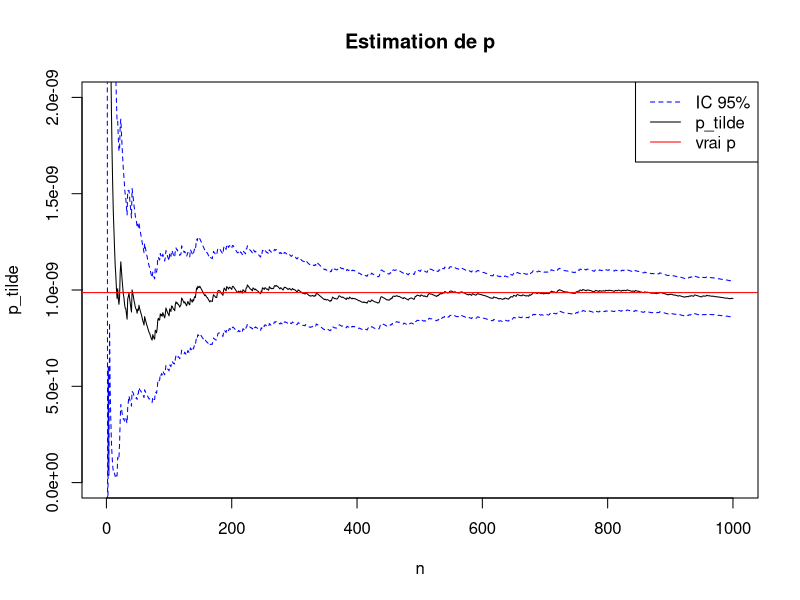
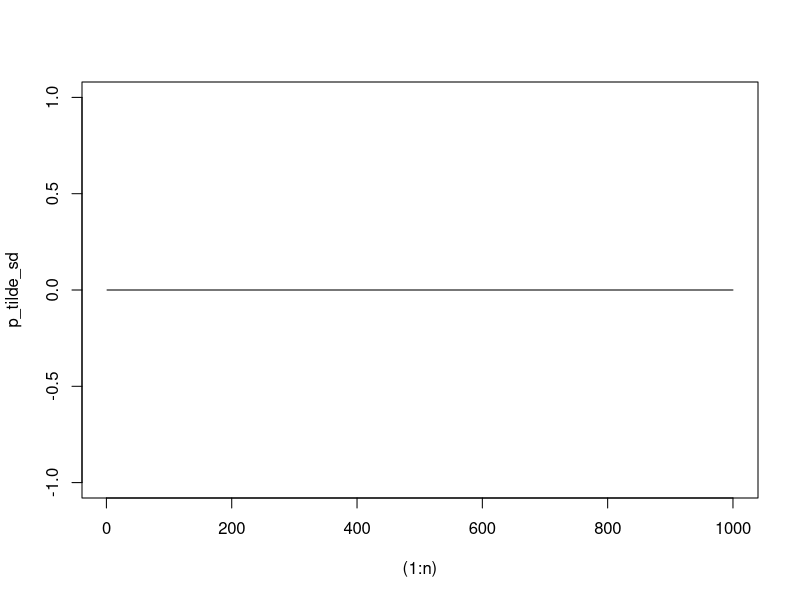
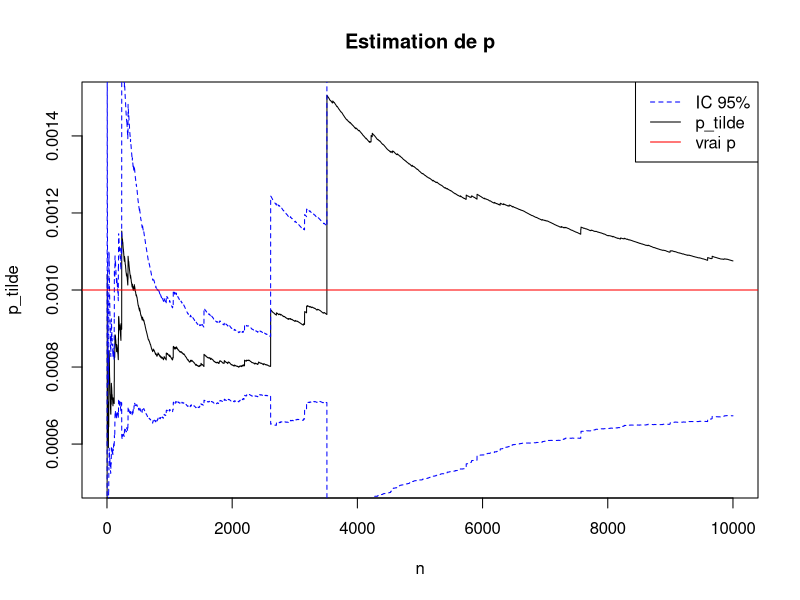
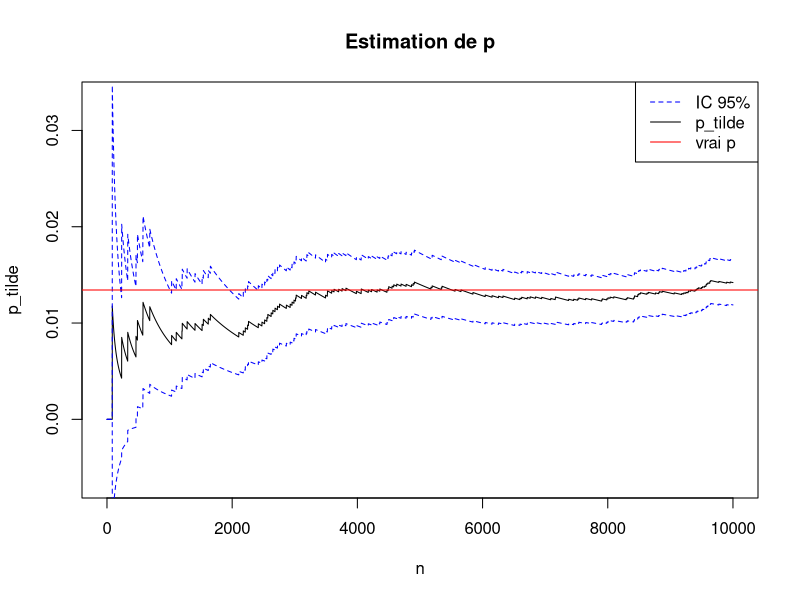
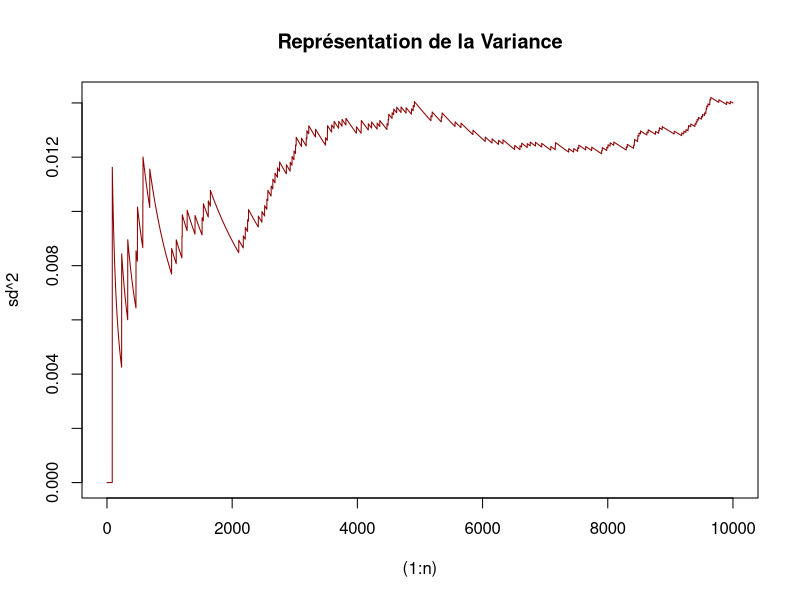
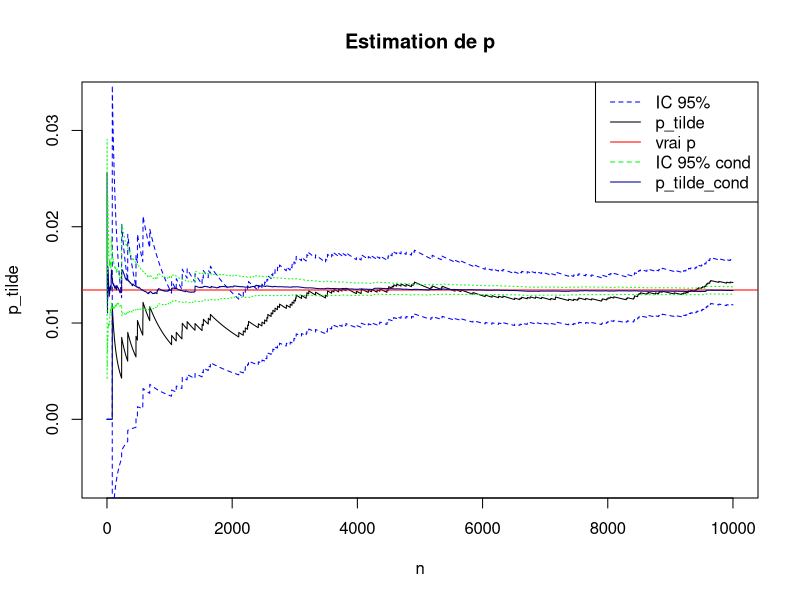
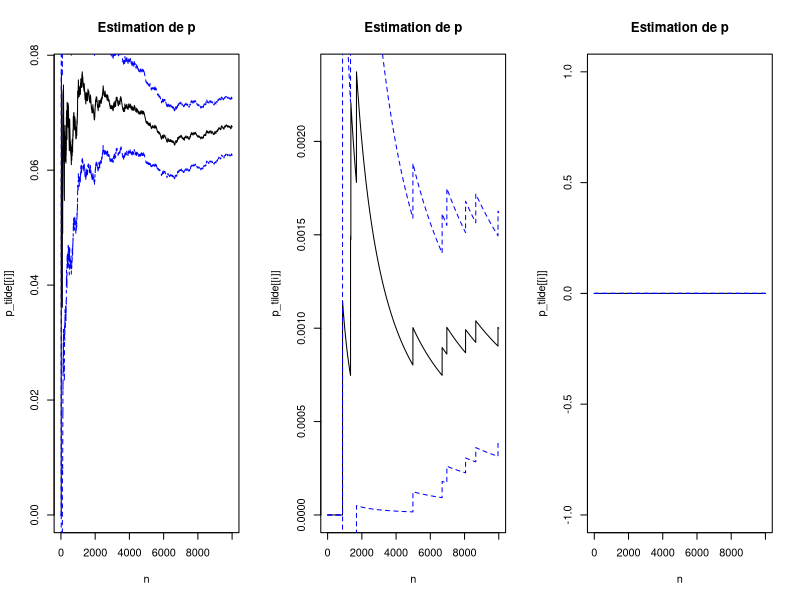
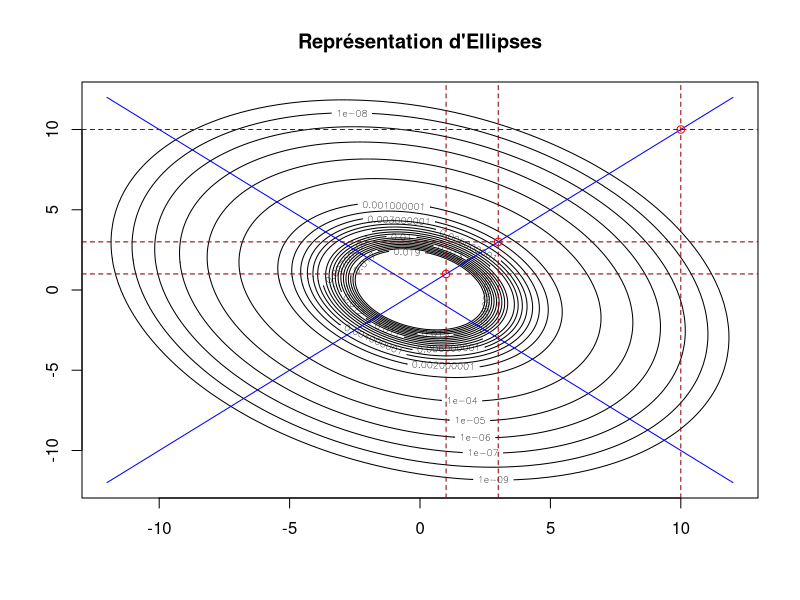

Reproduce these figures in R, in order.
## ---- chunk 1
p<-1-pnorm(6)
p
## ---- chunk 2
n<-10^5
ech<-rnorm(n)
In_bar<-sum(ech>6)
In_bar
## ---- chunk 3
n=1000
alpha=0.05
q=qnorm(1-alpha/2)
y=6+rexp(n)#On simule l'échantillonnage préférentielle (Yi)
w=exp(y-6-y^2/2)/sqrt(2*pi)
p_tilde=cumsum(w)/(1:n)
sd=sqrt(cumsum(w^2)/(1:n)-p_tilde^2)
r=q*sd/sqrt((1:n))
p_tilde_min=p_tilde-r
p_tilde_max=p_tilde+r
plot((1:n),p_tilde,type="l",ylim = c(0,2.0e-9),main = "Estimation de p", xlab = "n")
lines((1:n),p_tilde_min,type="l",lty=2,col="blue")
lines((1:n),p_tilde_max,type="l",lty=2,col="blue")
abline(h=1-pnorm(6),col="red")#la valeur vraie.
legend("topright",c("IC 95%","p_tilde","vrai p"),col = c("blue","black","red"),lty = c(2,1,1))
## ---- chunk 4
p<-0.001
n<-1000
X<-((1-runif(n))^(-1/3)>10)
p_tilde_sd<-cumsum(X)/(1:n)
plot((1:n),p_tilde_sd,type = "l")
## ---- chunk 5
n<-10000
alpha=0.05
q=qnorm(1-alpha/2)
y<-10+rexp(n)
w<-exp(y-10)*3*y^(-4)*(y>=1)
p_tilde=cumsum(w)/(1:n)
sd=sqrt(cumsum(w^2)/(1:n)-p_tilde^2)
r=q*sd/sqrt((1:n))
p_tilde_min=p_tilde-r
p_tilde_max=p_tilde+r
plot((1:n),p_tilde,type="l",ylim = c(0.0005,0.0015), main = "Estimation de p", xlab = "n")
lines((1:n),p_tilde_min,type="l",lty=2,col="blue")
lines((1:n),p_tilde_max,type="l",lty=2,col="blue")
abline(h=0.001,col="red")#la valeur vraie.
legend("topright",c("IC 95%","p_tilde","vrai p"),col = c("blue","black","red"),lty = c(2,1,1))
## ---- chunk 6
n<-10000
p<-2*exp(-5)-exp(-10)
#x<--log(runif(n))
#y<--1/2*log(runif(n)/2)
#ça marche pas très bien avec méthode d'inversion. pourquoi ?
x<-rexp(n,1)
y<-rexp(n,2)
phi<-(x+y>5)
p_tilde<-cumsum(phi)/(1:n)
sd=sqrt(cumsum(phi^2)/(1:n)-p_tilde^2)
r=q*sd/sqrt((1:n))
p_tilde_min=p_tilde-r
p_tilde_max=p_tilde+r
plot((1:n),p_tilde,type="l",ylim=c(p-0.02,p+0.02), main = "Estimation de p", xlab = "n")
lines((1:n),p_tilde_min,type="l",lty=2,col="blue")
lines((1:n),p_tilde_max,type="l",lty=2,col="blue")
abline(h=p,col="red")#la valeur vraie.
legend("topright",c("IC 95%","p_tilde","vrai p"),col = c("blue","black","red"),lty = c(2,1,1))
## ---- chunk 7
plot((1:n),sd^2,type="l",col="darkred",main = "Représentation de la Variance")
## ---- chunk 8
phi_prime<-(y<5)*exp(y-5)+(y>5)
p_tilde_cond<-(cumsum(phi_prime))/(1:n)
sd_cond=sqrt(cumsum(phi_prime^2)/(1:n)-p_tilde_cond^2)
r_cond=q*sd_cond/sqrt((1:n))
p_tilde_min_cond=p_tilde_cond-r_cond
p_tilde_max_cond=p_tilde_cond+r_cond
plot((1:n),p_tilde,type="l",ylim=c(p-0.02,p+0.02), main = "Estimation de p", xlab = "n")
lines((1:n),p_tilde_min,type="l",lty=2,col="blue")
lines((1:n),p_tilde_max,type="l",lty=2,col="blue")
abline(h=p,col="red")#la valeur vraie.
legend("topright",c("IC 95%","p_tilde","vrai p","IC 95% cond","p_tilde_cond"),col = c("blue","black","red","green","darkblue"),lty = c(2,1,1))
lines((1:n),p_tilde_cond,type="l",col="darkblue")
lines((1:n),p_tilde_min_cond,type="l",lty=3,col="green")
lines((1:n),p_tilde_max_cond,type="l",lty=3,col="green")
## ---- chunk 9
library(MASS)
n=10000
alpha=0.05
q=qnorm(1-alpha/2)
gamma <- matrix(c(4,-1,-1,4),nrow = 2)
X=mvrnorm(n,rep(0,2),gamma)
x<-X[,1]
y<-X[,2]
a<-c(1,3,10)
phi<-list()
p_tilde<-list()
sd<-list()
r<-list()
p_tilde_min<-list()
p_tilde_max<-list()
par(mfrow=c(1,3))
for (i in (1:3)){
  phi[[i]]<-as.numeric(x>=a[i])*as.numeric(y>=a[i])
  p_tilde[[i]]<-cumsum(phi[[i]])/(1:n)
  sd[[i]]<-sqrt(cumsum(phi[[i]]^2)/(1:n)-p_tilde[[i]]^2)
  r[[i]]=q*sd[[i]]/sqrt((1:n))
  p_tilde_min[[i]]=p_tilde[[i]]-r[[i]]
  p_tilde_max[[i]]=p_tilde[[i]]+r[[i]]
  plot((1:n),p_tilde[[i]],type="l", main = "Estimation de p", xlab = "n")
  lines((1:n),p_tilde_min[[i]],type="l",lty=2,col="blue")
  lines((1:n),p_tilde_max[[i]],type="l",lty=2,col="blue")
  #legend("bottomright",c("IC 95%","p_tilde"),col = c("blue","black"),lty = c(2,1))
  }
## ---- chunk 10
par(mfrow=c(1,1))
## ---- chunk 11

f=function(x,y){exp(-(2*x^2+x*y+2*y^2)/15)/(2*pi*sqrt(15))}
g=function(x,y) 2*x^2+x*y+2*y^2
x=seq(-12,12,by=0.1)
y=x
z=outer(x,y,f)
#persp(x,y,z)

contour(x,y,z,levels =c(seq(1e-9,2e-2,by=1e-3),1e-8,1e-7,1e-6,1e-5,1e-4),main = "Représentation d'Ellipses")
lines(x,x,col="blue")
lines(x,-x,col="blue")
for (i in (1:3)){
 abline(h=a[i],col="darkred",lty=2)
 abline(v=a[i],col="darkred",lty=2) 
 points(a[i],a[i],col="red")
}

## ---- chunk 12
library(mvtnorm)
a<-3
n<-10000
alpha=0.05
q=qnorm(1-alpha/2)
y<-rmvnorm(n,c(a,a),gamma)
w<-dmvnorm(y,c(0,0),gamma)*(y[,1]>a)*(y[,2]>a)/dmvnorm(y,c(a,a),gamma)
p_tilde<-cumsum(w)/(1:n)
sd=sqrt(cumsum(w^2)/(1:n)-p_tilde^2)
r=q*sd/sqrt((1:n))
p_tilde_min=p_tilde-r
p_tilde_max=p_tilde+r
par(mfrow=c(1,2))
plot((1:n),p_tilde,type="l", main = "Estimation de p pour a=3", xlab = "n")
lines((1:n),p_tilde_min,type="l",lty=2,col="blue")
lines((1:n),p_tilde_max,type="l",lty=2,col="blue")
legend("topright",c("IC 95%","p_tilde"),col = c("blue","black"),lty = c(2,1))
plot((1:n),sd^2,col="darkred",type = "l",main = "Représentation de la Variance")

a<-10

m0<-c(a,a)

#on étudie l'ech pour les paramètres différents.
y<-rmvnorm(n,m0,gamma)
w<-dmvnorm(y,c(0,0),gamma)*(y[,1]>a)*(y[,2]>a)/dmvnorm(y,m0,gamma)
p_tilde<-cumsum(w)/(1:n)
sd=sqrt(cumsum(w^2)/(1:n)-p_tilde^2)
r=q*sd/sqrt((1:n))
p_tilde_min=p_tilde-r
p_tilde_max=p_tilde+r
par(mfrow=c(1,2))
plot((1:n),p_tilde,type="l", main = "Estimation de p pour a=10", xlab = "n")
lines((1:n),p_tilde_min,type="l",lty=2,col="blue")
lines((1:n),p_tilde_max,type="l",lty=2,col="blue")
legend("topright",c("IC 95%","p_tilde"),col = c("blue","black"),lty = c(2,1))

plot((1:n),sd^2,col="darkred",type = "l",main = "Représentation de la Variance")
## ---- chunk 13
a<-10

m0<-c(a+10,a+10)
delta<-1
#on étudie l'ech pour les paramètres différents.
y<-rmvnorm(n,m0,gamma*delta)
w<-dmvnorm(y,c(0,0),gamma*delta)*(y[,1]>a)*(y[,2]>a)/dmvnorm(y,m0,gamma)
p_tilde<-cumsum(w)/(1:n)
sd=sqrt(cumsum(w^2)/(1:n)-p_tilde^2)
r=q*sd/sqrt((1:n))
p_tilde_min=p_tilde-r
p_tilde_max=p_tilde+r
par(mfrow=c(1,2))
plot((1:n),p_tilde,type="l", main = "Estimation de p pour a=10", xlab = "n")
lines((1:n),p_tilde_min,type="l",lty=2,col="blue")
lines((1:n),p_tilde_max,type="l",lty=2,col="blue")
legend("topright",c("IC 95%","p_tilde"),col = c("blue","black"),lty = c(2,1))

plot((1:n),sd^2,col="darkred",type = "l",main = "Représentation de la Variance")
## ---- chunk 14
a<-10

m0<-c(a,a)
delta<-10
#on étudie l'ech pour les paramètres différents.
y<-rmvnorm(n,m0,gamma*delta)
w<-dmvnorm(y,c(0,0),gamma*delta)*(y[,1]>a)*(y[,2]>a)/dmvnorm(y,m0,gamma)
p_tilde<-cumsum(w)/(1:n)
sd=sqrt(cumsum(w^2)/(1:n)-p_tilde^2)
r=q*sd/sqrt((1:n))
p_tilde_min=p_tilde-r
p_tilde_max=p_tilde+r
par(mfrow=c(1,2))
plot((1:n),p_tilde,type="l", main = "Estimation de p pour a=10", xlab = "n")
lines((1:n),p_tilde_min,type="l",lty=2,col="blue")
lines((1:n),p_tilde_max,type="l",lty=2,col="blue")
legend("topright",c("IC 95%","p_tilde"),col = c("blue","black"),lty = c(2,1))

plot((1:n),sd^2,col="darkred",type = "l",main = "Représentation de la Variance")
## ---- chunk 15
a<-10

m0<-c(a,a)
delta<-0.01
#on étudie l'ech pour les paramètres différents.
y<-rmvnorm(n,m0,gamma*delta)
w<-dmvnorm(y,c(0,0),gamma*delta)*(y[,1]>a)*(y[,2]>a)/dmvnorm(y,m0,gamma)
p_tilde<-cumsum(w)/(1:n)
sd=sqrt(cumsum(w^2)/(1:n)-p_tilde^2)
r=q*sd/sqrt((1:n))
p_tilde_min=p_tilde-r
p_tilde_max=p_tilde+r
par(mfrow=c(1,2))
plot((1:n),p_tilde,type="l", main = "Estimation de p pour a=10", xlab = "n")
lines((1:n),p_tilde_min,type="l",lty=2,col="blue")
lines((1:n),p_tilde_max,type="l",lty=2,col="blue")
legend("topright",c("IC 95%","p_tilde"),col = c("blue","black"),lty = c(2,1))

plot((1:n),sd^2,col="darkred",type = "l",main = "Représentation de la Variance")
## ---- chunk 16
a<-10

m0<-c(a,a)
delta<-0.1
#on étudie l'ech pour les paramètres différents.
y<-rmvnorm(n,m0,gamma*delta)
w<-dmvnorm(y,c(0,0),gamma*delta)*(y[,1]>a)*(y[,2]>a)/dmvnorm(y,m0,gamma)
p_tilde<-cumsum(w)/(1:n)
sd=sqrt(cumsum(w^2)/(1:n)-p_tilde^2)
r=q*sd/sqrt((1:n))
p_tilde_min=p_tilde-r
p_tilde_max=p_tilde+r
par(mfrow=c(1,2))
plot((1:n),p_tilde,type="l", main = "Estimation de p pour a=10", xlab = "n")
lines((1:n),p_tilde_min,type="l",lty=2,col="blue")
lines((1:n),p_tilde_max,type="l",lty=2,col="blue")
legend("topright",c("IC 95%","p_tilde"),col = c("blue","black"),lty = c(2,1))

plot((1:n),sd^2,col="darkred",type = "l",main = "Représentation de la Variance")
## ---- chunk 17
par(mfrow=c(1,1))
## ---- chunk 18
n<-1000
x<-runif(n)
phi<-exp(x)
I<-cumsum(phi)/(1:n)
var<-cumsum(phi^2)/(1:n)-I^2
par(mfrow=c(1,2))
plot((1:n),I,main = "Estimation classique de I",type = "l")
plot((1:n),var,main = "Evaluation de la variance",col="darkred",type="l")
## ---- chunk 19
n<-10000
X<-rnorm(n)
I_std<-cumsum(exp(X))/(1:n)
var_std<-cumsum(exp(2*X))/(1:n)-I_std^2

I_adjusted<-cumsum((exp(X)+exp(-X))/2)/(1:n)
var_adjusted<-cumsum( (   (exp(X)+exp(-X))/2 )^2  )/(1:n) - I_adjusted^2

par(mfrow=c(1,2))

plot((1:n),I_std,main = "Estimation Standard",type = "l")
plot((1:n),var_std,main = "Variance Standard",col="darkred",type = "l")

plot((1:n),I_adjusted,main = "Estimation Antithétique",type = "l")
plot((1:n),var_adjusted, main = "Variance Ajustée",col="darkred",type = "l")

par(mfrow=c(1,1))

plot((1:n),var_std,main = "Comparaison des Variances",col="darkred",type = "l")
lines((1:n),var_adjusted,col="darkgreen",type = "l")
legend("topright",c("var_std","var_ajt"),col = c("darkred","darkgreen"),lty = c(1,1))
## ---- chunk 20
n<-10000
u<-runif(n)
v<-runif(n)
phi<-(-log(u)-0.5*log(v)+0.5>=5)
psi<-(-log(1-u)-0.5*log(1-v)+0.5>=5)
I_ant<-cumsum((phi+psi)/2)/(1:n)
var_ant<-cumsum(((phi+psi)/2)^2)/(1:n)-I_ant^2
par(mfrow=c(1,2))
plot((1:n),I_ant,main = "Estimation Antithétique",type = "l")
plot((1:n),var_ant, main = "Variance Antithétique",col="darkred",type = "l")

x<-rexp(n,1)
y<-rexp(n,2)
phi_prime<-(y<5)*exp(y-5)+(y>5)
I_cond<-(cumsum(phi_prime))/(1:n)
var_cond<-cumsum(phi_prime^2)/(1:n)-I_cond^2
plot((1:n),I_cond,main = "Estimation Conditionnelle",type = "l")
plot((1:n),var_cond, main = "Variance Conditionnelle",col="darkred",type = "l")
par(mfrow=c(1,1))
plot((1:n),var_ant, main = "Comparaison des Variances",col="darkred",type = "l")
lines((1:n),var_cond,col="darkgreen",type = "l")
